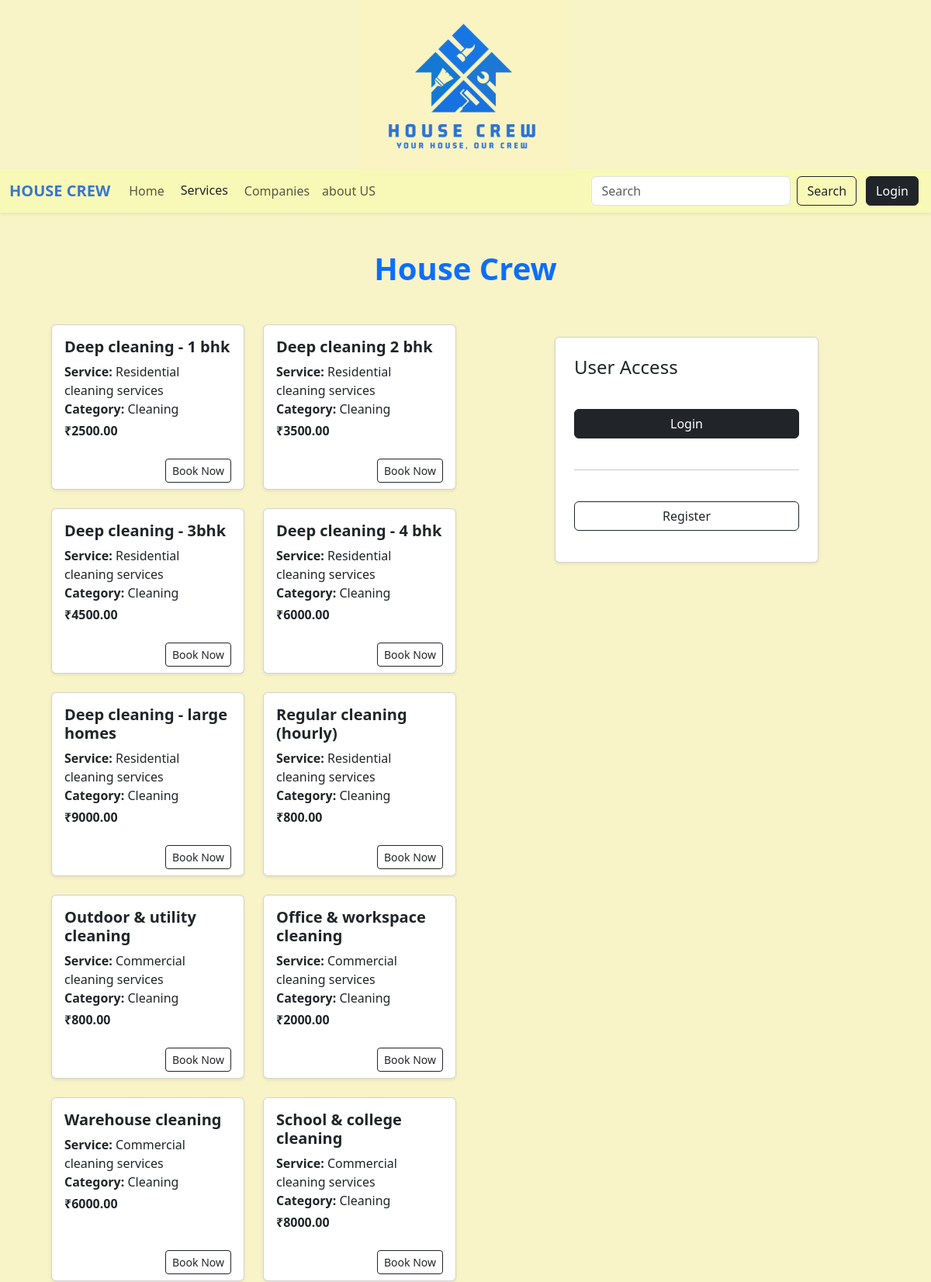
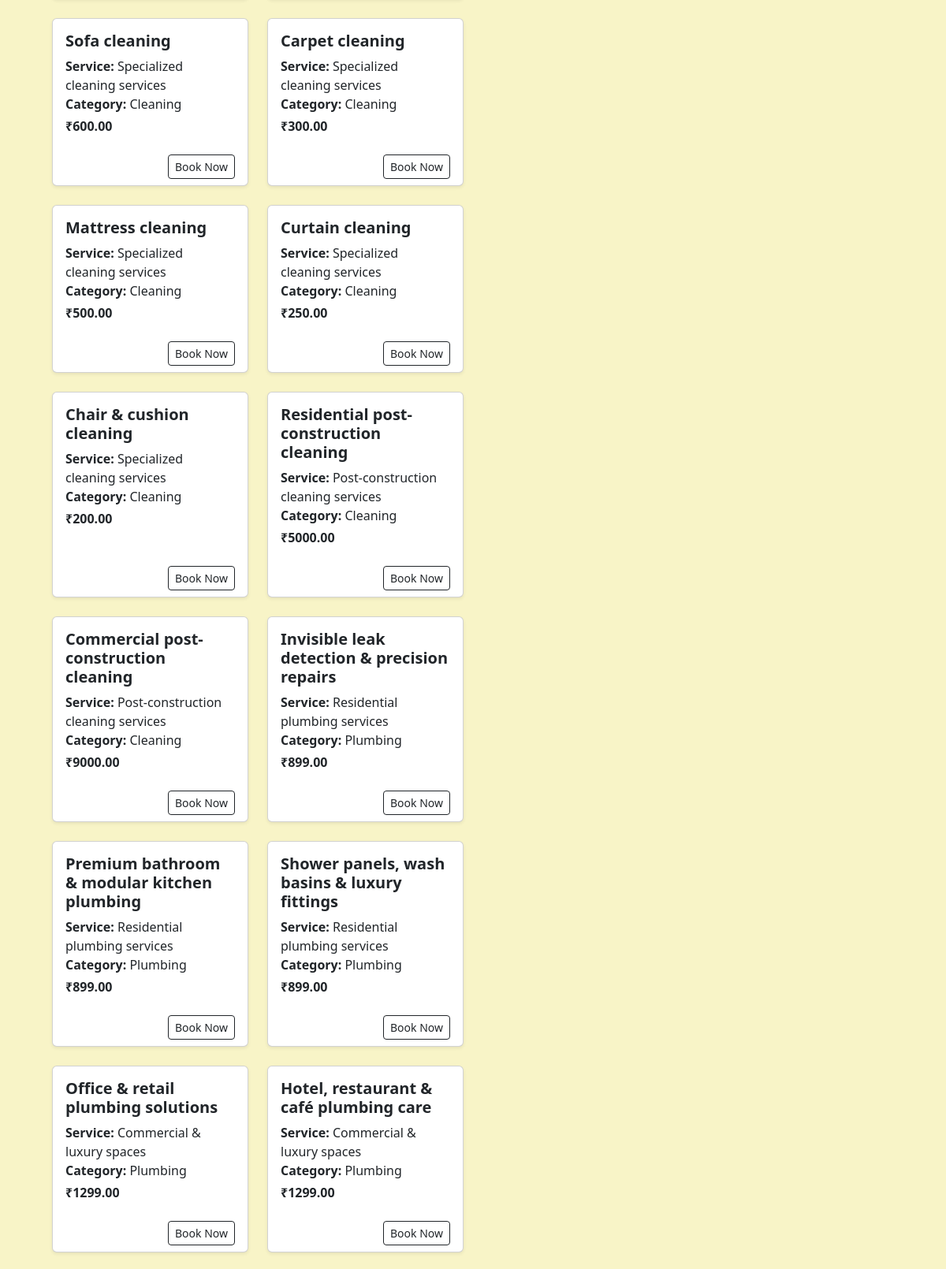
Screenshot of /house_crew/ (upper part) with the database file from the repository (2 pictures, top to bottom).
### admin_app/models.py (models this page shows, shortened)
class AddServices(models.Model):
    crew=models.ForeignKey(HouseCrew, on_delete=models.CASCADE, null=False, blank=False, related_name='services')
    name_of_service=models.CharField(max_length=100)
    description=models.TextField()
    base_charge=models.DecimalField(max_digits=10, decimal_places=2)
    category=models.ForeignKey(S_Category, on_delete=models.CASCADE, null=True, blank=False, related_name='services')
    is_emergency=models.BooleanField(default=False)

class HouseCrew(models.Model):
    h_services=models.CharField(max_length=100)
    s_category=models.ForeignKey(S_Category, on_delete=models.CASCADE, null=False, blank=False )
    is_emergency=models.BooleanField(default=False)
    class Meta:
        unique_together=('h_services', 's_category')

class S_Category(models.Model):
    category=models.CharField(max_length=60)
    slug = models.SlugField(unique=True, blank=True, db_index=True)

### user_app/views.py (the view)
# urls.py: path('house_crew/',views.house_crew,name='house crew'),
def house_crew(request):
    categories= S_Category.objects.all()
    for category in categories:
        if category.category.lower() == "cleaning":
            category.image_url = "user_app/images/cleaning.png"
        elif category.category.lower() == "plumbing":
            category.image_url = "user_app/images/plumbing.png"
        elif category.category.lower() == "electrical":
            category.image_url = "user_app/images/electrical.png"
        elif category.category.lower() == "relocation":
            category.image_url = "user_app/images/relocate.png"
        elif category.category.lower() == "additional":
            category.image_url = "user_app/images/additional.png"
        elif category.category.lower() == "installation":
            category.image_url = "user_app/images/installation.png"
        elif category.category.lower() == "repair & maintenance":
            category.image_url = "user_app/images/appliance_repair.png"
        else:
            category.image_url = "user_app/images/default.png"
    sub_services = AddServices.objects.select_related('crew', 'crew__s_category').all()
    return render(request, 'user_app/house_crew.html', {'categories' : categories, 'sub_services' :sub_services})

### user_app/templates/user_app/house_crew.html (shortened to what this page needs)
{% extends "user_app/base.html" %}
{% load static %}
{% block content %}
<div class="container mt-5">
    <h1 class="text-center mb-4 fw-bold text-primary">House Crew</h1>
    <div class="row p-4 gap-4">
        <div class="col-md-6 mb-3">
            <div class="row">
                {% for sub in sub_services %}
                <div class="col-md-6 col-sm-6 mb-4">
                    <div class="card shadow-sm h-100">
                        <div class="card-body">
                            <h5 class="card-title fw-semibold">{{ sub.name_of_service }}</h5>
                            <p class="card-text mb-1">
                                {% if sub.crew %}
                                <strong>Service:</strong> {{ sub.crew.h_services }}<br>
                                <strong>Category:</strong> {{ sub.crew.s_category.category }}
                                {% endif %}
                            </p>
                            <p class="fw-bold text-dark mb-0">₹{{ sub.base_charge }}</p>
                        </div>
                        <form method="POST" action="{% url 'bookservices' sub.id %}">
                            <div class="card-footer bg-transparent border-0 text-end">
                                <button type="submit" class="btn btn-outline-dark btn-sm">Book Now
                                </button>
                            </div>
                        </form>
                    </div>
                </div>
                {% empty %}
                <p class="text-muted">No sub-services found.</p>
                {% endfor %}
            </div>
        </div>
        <div class="col-md-4 mx-auto">
                {% if user.is_authenticated %}
                <div class="card shadow-sm p-1 mb-3 ">
                    <a class="btn fw-bold transparent" href="{% url 'update_user_credentials' %}">Update Login Credentials</a>
                </div>
                {% else %}
            <div class="card shadow-sm p-4 mt-3">
                <h4 class="mb-3">User Access</h4>
                <div class="mb-3 mt-4">
                    <a href="{% url 'user_login' %}" class="btn btn-dark w-100 mb-2">Login</a>
                </div>
                <hr>
                <div class="mb-3 mt-4">
                    <a href="{% url 'user_registration' %}" class="btn btn-outline-dark w-100">Register</a>
                </div>
            </div>
        </div>
        {% endif %}
</div>
{% endblock content %}

### rows the page displays
AddServices: name_of_service "Deep cleaning - 1 bhk", crew.h_services "Residential cleaning services", crew.s_category.category "Cleaning", base_charge "2500.00"
AddServices: name_of_service "Deep cleaning 2 bhk", crew.h_services "Residential cleaning services", crew.s_category.category "Cleaning", base_charge "3500.00"
AddServices: name_of_service "Deep cleaning - 3bhk", crew.h_services "Residential cleaning services", crew.s_category.category "Cleaning", base_charge "4500.00"
AddServices: name_of_service "Deep cleaning - 4 bhk", crew.h_services "Residential cleaning services", crew.s_category.category "Cleaning", base_charge "6000.00"
AddServices: name_of_service "Deep cleaning - large homes", crew.h_services "Residential cleaning services", crew.s_category.category "Cleaning", base_charge "9000.00"
AddServices: name_of_service "Regular cleaning (hourly)", crew.h_services "Residential cleaning services", crew.s_category.category "Cleaning", base_charge "800.00"
AddServices: name_of_service "Outdoor & utility cleaning", crew.h_services "Commercial cleaning services", crew.s_category.category "Cleaning", base_charge "800.00"
AddServices: name_of_service "Office & workspace cleaning", crew.h_services "Commercial cleaning services", crew.s_category.category "Cleaning", base_charge "2000.00"
AddServices: name_of_service "Warehouse cleaning", crew.h_services "Commercial cleaning services", crew.s_category.category "Cleaning", base_charge "6000.00"
AddServices: name_of_service "School & college cleaning", crew.h_services "Commercial cleaning services", crew.s_category.category "Cleaning", base_charge "8000.00"
AddServices: name_of_service "Sofa cleaning", crew.h_services "Specialized cleaning services", crew.s_category.category "Cleaning", base_charge "600.00"
AddServices: name_of_service "Carpet cleaning", crew.h_services "Specialized cleaning services", crew.s_category.category "Cleaning", base_charge "300.00"
AddServices: name_of_service "Mattress cleaning", crew.h_services "Specialized cleaning services", crew.s_category.category "Cleaning", base_charge "500.00"
AddServices: name_of_service "Curtain cleaning", crew.h_services "Specialized cleaning services", crew.s_category.category "Cleaning", base_charge "250.00"
AddServices: name_of_service "Chair & cushion cleaning", crew.h_services "Specialized cleaning services", crew.s_category.category "Cleaning", base_charge "200.00"
AddServices: name_of_service "Residential post-construction cleaning", crew.h_services "Post-construction cleaning services", crew.s_category.category "Cleaning", base_charge "5000.00"
AddServices: name_of_service "Commercial post-construction cleaning", crew.h_services "Post-construction cleaning services", crew.s_category.category "Cleaning", base_charge "9000.00"
AddServices: name_of_service "Invisible leak detection & precision repairs", crew.h_services "Residential plumbing services", crew.s_category.category "Plumbing", base_charge "899.00"
AddServices: name_of_service "Premium bathroom & modular kitchen plumbing", crew.h_services "Residential plumbing services", crew.s_category.category "Plumbing", base_charge "899.00"
AddServices: name_of_service "Shower panels, wash basins & luxury fittings", crew.h_services "Residential plumbing services", crew.s_category.category "Plumbing", base_charge "899.00"
AddServices: name_of_service "Office & retail plumbing solutions", crew.h_services "Commercial & luxury spaces", crew.s_category.category "Plumbing", base_charge "1299.00"
AddServices: name_of_service "Hotel, restaurant & café plumbing care", crew.h_services "Commercial & luxury spaces", crew.s_category.category "Plumbing", base_charge "1299.00"
